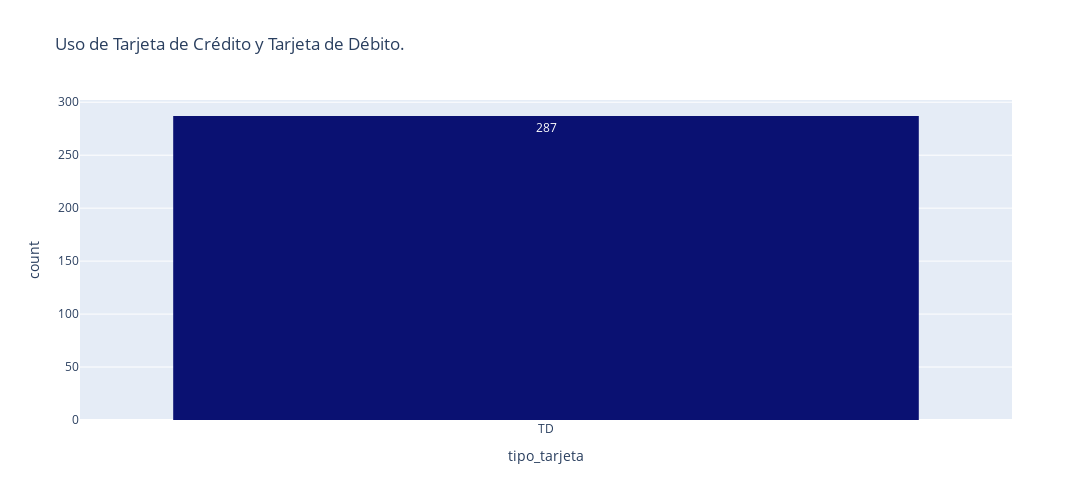

Notebook code cell kept with this figure:
### Code cell
px.histogram(compra_cliente, x='tipo_tarjeta', text_auto=True,
             title='Uso de Tarjeta de Crédito y Tarjeta de Débito.',
             width=1100, height=500, color_discrete_sequence=['#0A1172'])

### Figure 1 — Plotly figure (JSON) as saved in the notebook; plotly's stock layout.template omitted (floating-point values rounded to 4 significant figures; data arrays with more than 128 entries replaced by an {"elided": "..."} marker saying what was removed)
{"data": [{"alignmentgroup": "True", "bingroup": "x", "hovertemplate": "tipo_tarjeta=%{x}<br>count=%{y}<extra></extra>", "legendgroup": "", "marker": {"color": "#0A1172", "pattern": {"shape": ""}}, "name": "", "offsetgroup": "", "orientation": "v", "showlegend": false, "texttemplate": "%{value}", "type": "histogram", "x": {"elided": "287 str values"}, "xaxis": "x", "yaxis": "y"}], "layout": {"barmode": "relative", "height": 500, "legend": {"tracegroupgap": 0}, "title": {"text": "Uso de Tarjeta de Crédito y Tarjeta de Débito."}, "width": 1100, "xaxis": {"anchor": "y", "autorange": true, "domain": [0, 1], "range": [-0.5, 0.5], "title": {"text": "tipo_tarjeta"}, "type": "category"}, "yaxis": {"anchor": "x", "autorange": true, "domain": [0, 1], "range": [0, 302.1], "title": {"text": "count"}}}}
